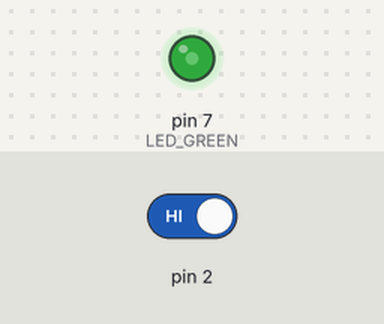
A sketch run on a simulated Arduino Uno, built with avr-gcc and run on an emulated ATmega328P. On the bench: output pins drawn as LEDs (lit = HIGH). Inputs (shaded band) come from the test bench; at power-on: pin 2 HIGH.

Above: at 1.2 s.
1.3 s: pin 2 driven LOW
At 1.6 s:
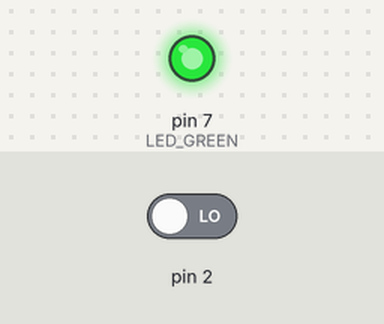
At 2.6 s:
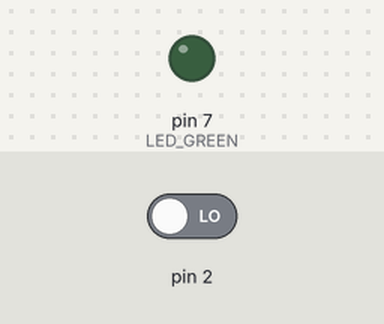
Timing chart, 0 to 10.3 s (numbered marks = the images above; inputs shaded):
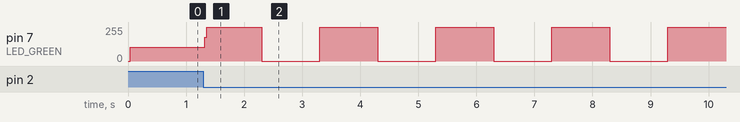

Measured:
- after the input at 1.3 s, pin 7 (LED_GREEN): 102/255 → 179/255 at once, then repeats every 1.9 s: 255/255 0.94 s, 0/255 1.0 s

The sketch:

FULL_LED_SW_INTERRUPT_KADAI2.ino
```cpp
#define LED_GREEN 7
#define INTERRUPT_PIN 0

volatile int led_mode = 0;

void mode_change(){
  led_mode++;
  if(led_mode > 3)
  {
    led_mode = 0;
  }
}

void led_blink(unsigned int blink_time){
  digitalWrite(LED_GREEN, HIGH);
  delay(blink_time);
  digitalWrite(LED_GREEN, LOW);
  delay(blink_time);
}

void led_mode_func(){
  switch(led_mode)
  {
    case 0: led_blink(0); break;
    case 1: led_blink(1000); break;
    case 2: led_blink(500); break;
    case 3: led_blink(100); break;
    default: led_blink(0);
  }
}

void setup() {
  pinMode(LED_GREEN, OUTPUT);
  attachInterrupt(INTERRUPT_PIN, mode_change, FALLING);
}

void loop() {
    led_mode_func();
}
```
